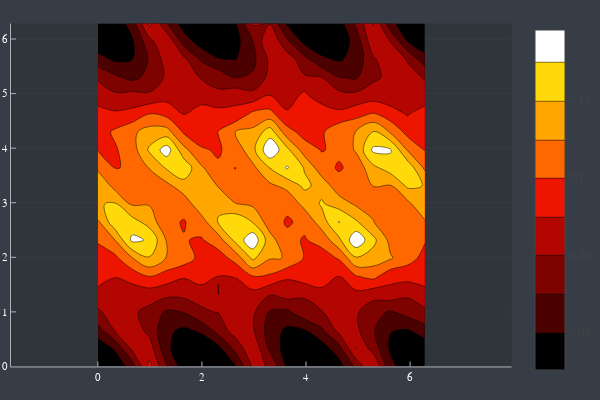

The notebook cell saved with this chart:
### Code cell
a=reshape(a,nk,nk)
contourf(LinRange(0, pi*2, nk),
    LinRange(0, pi*2, nk), a,levels=10,aspect_ratio = 1)

### Figure 1 — Plotly figure (JSON) as saved in the notebook; plotly's stock layout.template omitted (floating-point values rounded to 4 significant figures; data arrays with more than 128 entries replaced by an {"elided": "..."} marker saying what was removed)
{"data": [{"colorbar": {"title": ""}, "colorscale": {"elided": "256x2 mixed values"}, "contours": {"coloring": "fill", "showlabels": false}, "hoverinfo": "none", "name": "y1", "ncontours": 12, "showlegend": false, "showscale": true, "type": "contour", "x": [0, 0.3307, 0.6614, 0.9921, 1.323, 1.653, 1.984, 2.315, 2.646, 2.976, 3.307, 3.638, 3.968, 4.299, 4.63, 4.96, 5.291, 5.622, 5.952, 6.283], "xaxis": "x1", "y": [0, 0.3307, 0.6614, 0.9921, 1.323, 1.653, 1.984, 2.315, 2.646, 2.976, 3.307, 3.638, 3.968, 4.299, 4.63, 4.96, 5.291, 5.622, 5.952, 6.283], "yaxis": "y1", "z": {"elided": "20x20 float values"}, "zmax": 0.1192, "zmin": 0.07518}], "layout": {"annotations": [], "height": 400, "legend": {"bgcolor": "rgba(54, 61, 70, 1.000)", "bordercolor": "rgba(255, 255, 255, 1.000)", "font": {"color": "rgba(255, 255, 255, 1.000)", "family": "sans-serif", "size": 11}, "tracegroupgap": 0, "x": 1, "y": 1}, "margin": {"b": 20, "l": 0, "r": 0, "t": 20}, "paper_bgcolor": "rgba(54, 61, 70, 1.000)", "plot_bgcolor": "rgba(48, 52, 59, 1.000)", "showlegend": true, "width": 600, "xaxis": {"anchor": "y1", "domain": [0.02138, 0.9934], "gridcolor": "rgba(173, 178, 183, 0.100)", "gridwidth": 0.5, "linecolor": "rgba(173, 178, 183, 1.000)", "mirror": false, "range": [-1.667, 7.951], "showgrid": true, "showline": true, "showticklabels": true, "tickangle": 0, "tickcolor": "rgb(173, 178, 183)", "tickfont": {"color": "rgba(255, 255, 255, 1.000)", "family": "sans-serif", "size": 11}, "tickmode": "array", "ticks": "inside", "ticktext": ["0", "2", "4", "6"], "tickvals": [0, 2, 4, 6], "title": "", "titlefont": {"color": "rgba(255, 255, 255, 1.000)", "family": "sans-serif", "size": 15}, "type": "-", "visible": true, "zeroline": false, "zerolinecolor": "rgba(173, 178, 183, 1.000)"}, "yaxis": {"anchor": "x1", "domain": [0.03762, 0.9902], "gridcolor": "rgba(173, 178, 183, 0.100)", "gridwidth": 0.5, "linecolor": "rgba(173, 178, 183, 1.000)", "mirror": false, "range": [0, 6.283], "showgrid": true, "showline": true, "showticklabels": true, "tickangle": 0, "tickcolor": "rgb(173, 178, 183)", "tickfont": {"color": "rgba(255, 255, 255, 1.000)", "family": "sans-serif", "size": 11}, "tickmode": "array", "ticks": "inside", "ticktext": ["0", "1", "2", "3", "4", "5", "6"], "tickvals": [0, 1, 2, 3, 4, 5, 6], "title": "", "titlefont": {"color": "rgba(255, 255, 255, 1.000)", "family": "sans-serif", "size": 15}, "type": "-", "visible": true, "zeroline": false, "zerolinecolor": "rgba(173, 178, 183, 1.000)"}}}
